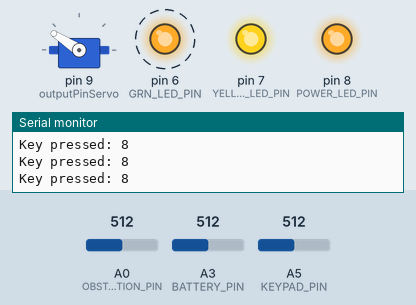
A sketch run on a simulated Arduino Uno, built with avr-gcc and run on an emulated ATmega328P. Parts: servo, output pins drawn as LEDs (lit = HIGH), the last lines printed to the serial monitor. Wiring (inferred from the names in the program): servo: signal pin 9. Dashed ring = blinking. The test bench sets the inputs (shaded band); at power-on: A5 (KEYPAD_PIN) = 512, A3 (BATTERY_PIN) = 512, A0 (OBSTRUCTION_PIN) = 512. EEPROM starts erased; servo pulses on a pin are drawn as a servo (544–2400 µs = 0–180°); pins used as bus, display or sensor lines are not drawn.

Above: at 1.2 s.
1.3 s: A5 (KEYPAD_PIN) set to 535
At 3.6 s:
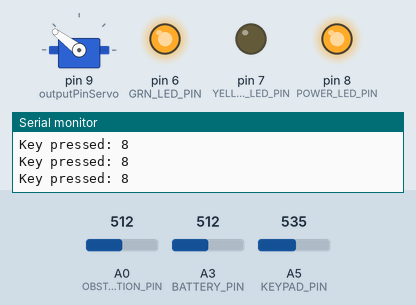
3.9 s: A5 (KEYPAD_PIN) set to 543
5.4 s: A3 (BATTERY_PIN) set to 657
6.9 s: A3 (BATTERY_PIN) set to 688
At 8.0 s:
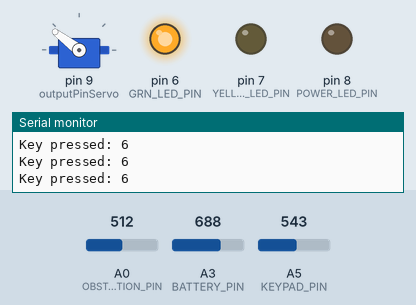
8.5 s: A0 (OBSTRUCTION_PIN) set to 90
10.1 s: A0 (OBSTRUCTION_PIN) set to 106
At 11.7 s:
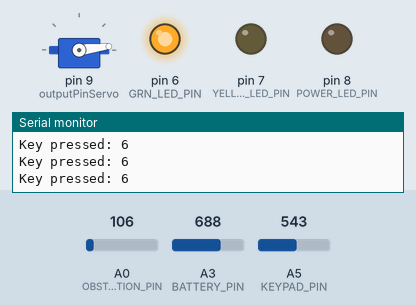
Timing chart, 0 to 13.2 s (numbered marks = the images above; inputs shaded):
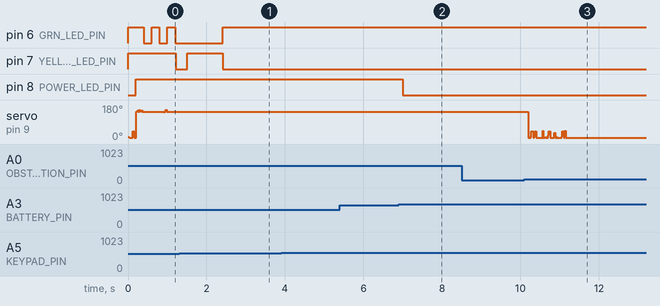

Measured:
- the behaviour switches between 669 and 670 on A3 (BATTERY_PIN) (found by bisection; images 1 and 2)
- after the input at 6.9 s, pin 8 (POWER_LED_PIN): HIGH → LOW after 0.10 s

The sketch:

PersonalSmartLocker1_2.ino
```cpp
/*
 * Full-featured lockbox code with a Finite State Machine (FSM).
 * * Features:
 * - 4-digit keypad password (stored in EEPROM)
 * - Servo motor control for lock/unlock
 * - LED status indicators (Power, Yellow, Green)
 * - Obstruction detection and reversal
 * - Low battery voltage warning
 * - Keypad-based password reset ('*' when unlocked)
 * - Automatic sleep after 30s of inactivity
 * - Wakes from sleep on interrupt (D2)
 */

// --- Pin Definitions ---
// LEDs
const int POWER_LED_PIN = 8;
const int YELLOW_LED_PIN = 7;
const int GRN_LED_PIN = 6;
// Servo
const int outputPinServo = 9;
// Keypad (Analog)
const int KEYPAD_PIN = A5;
// Obstruction Sensor (Analog)
const int OBSTRUCTION_PIN = A0;
// Battery Voltage (Analog)
const int BATTERY_PIN = A3;
// Sleep Interrupt (Digital)
const int wakeUpPin = 2; // This is INT0

// --- State Machine ---
// This is the single "brain" for the lock's state
enum LockState {
  STATE_SET_PASSWORD,   // Initial setup or reset (Solid G+Y, G blinks)
  STATE_LOCKED,         // Idle and locked (All LEDs off)
  STATE_TYPING,         // User is entering a password (Solid Y)
  STATE_UNLOCKED,       // Correct password entered (Solid G)
  STATE_WRONG_PASSWORD  // Incorrect password entered (Blinking Y)
};
LockState currentLockState = STATE_SET_PASSWORD; // Start in setup mode

// --- LED Blinking ---
bool yellowBlinkState = LOW;
bool greenBlinkState = LOW;
unsigned long previousBlinkMillis = 0;
const long BLINK_INTERVAL = 200; // How fast to blink

// --- Servo ---
enum ServoState {
  PULSE_OPEN_HIGH,
  PULSE_OPEN_LOW,
  HOLDING_OPEN,
  PULSE_LOCK_HIGH,
  PULSE_LOCK_LOW,
  HOLDING_LOCKED
};
ServoState currentServoState = HOLDING_LOCKED;
int servoTargetState = 0; // 0 = lock, 1 = open
int servoIntendedState = 0; // 0 = lock, 1 = open
bool isObstructed = false;
int obstructionThreshold = 100;
const unsigned long pulseOpenHighTime = 2000;
const unsigned long pulseOpenLowTime = 18000;
const unsigned long pulseLockHighTime = 600;
const unsigned long pulseLockLowTime = 19400;
const int maxPulseNum = 50;
int curPulseNum = 0;
unsigned long previousServoMicros = 0;

// --- Sleep ---
const unsigned long SLEEP_TIMEOUT = 30000; // 30 seconds
volatile bool justWoke = false;

// --- Keypad ---
char passInput[5]; // 4 digits + null terminator
int input = 0;
bool passwordSet = false; // We'll check EEPROM in setup()
char KEYS[] = { '1', '2', '3', '4', '5', '6', '7', '8', '9', '*', '0', '#' };
const double voltages[][2] = {
  {4.05, 4.15}, // '1'
  {3.70, 3.8},  // '2'
  {3.00, 3.12}, // '3'
  {3.35, 3.50}, // '4'
  {3.13, 3.25}, // '5'
  {2.65, 2.69}, // '6'
  {2.70, 2.77}, // '7'
  {2.50, 2.65}, // '8'
  {2.20, 2.35}, // '9'
  {2.04, 2.15}, // '*'
  {1.90, 2.00}, // '0'
  {1.74, 1.85}  // '#'
};
unsigned long lastKeypressMillis = 0;
const unsigned long KEYPAD_DEBOUNCE_DELAY = 300; // ms

// --- Timers ---
unsigned long previousSerialMillis = 0;
const long serialInterval = 200; // For less frequent tasks


//==================================================================
// SETUP
//==================================================================
void setup() {
  Serial.begin(115200);

  // Pin Modes
  pinMode(outputPinServo, OUTPUT);
  pinMode(OBSTRUCTION_PIN, INPUT);
  pinMode(BATTERY_PIN, INPUT);
  pinMode(KEYPAD_PIN, INPUT);

  pinMode(POWER_LED_PIN, OUTPUT);
  pinMode(YELLOW_LED_PIN, OUTPUT);
  pinMode(GRN_LED_PIN, OUTPUT);

  // Sleep Setup
  pinMode(wakeUpPin, INPUT); // D2
  EICRA = EICRA & ~((1 << ISC01) | (1 << ISC00)); // Interrupt on low level

  // Check if a password is already set
  // Simple check: is the first char a valid digit?
  // (A more robust check might be a "magic number" in another address)
  char firstChar = EEPROM_read(0);
  if (firstChar >= '0' && firstChar <= '9') {
    passwordSet = true;
    currentLockState = STATE_LOCKED; // Go to normal locked mode
    Serial.println("Password loaded. System locked.");
  } else {
    // No password set, stay in STATE_SET_PASSWORD
    passwordSet = false;
    Serial.println("Set passcode: ");
    digitalWrite(GRN_LED_PIN, HIGH);
    digitalWrite(YELLOW_LED_PIN, HIGH);
  }

  // Initialize timers
  previousServoMicros = micros();
  lastKeypressMillis = millis(); // For sleep timer

  lockServo(); // Ensure we start in a locked state
}

//==================================================================
// MAIN LOOP - The "Conductor"
// This is now very clean. It just calls the helper functions.
//==================================================================
void loop() {
  // Handle wake-up logic first
  if (justWoke) {
    handleWakeUp();
  }

  // Handle the main logic FSM (keypad, states)
  handleLockMachine();

  // Handle the servo FSM (runs in parallel)
  handleServo();

  // Handle less-frequent tasks (blinking, battery)
  handleTimedTasks();

  // Check if it's time to go to sleep
  checkSleep();
}

//==================================================================
// STATE MACHINE - The "Brain"
//==================================================================
void handleLockMachine() {
  // --- 1. Check for Keypress ---
  // This only runs if the debounce delay has passed.
  if (millis() - lastKeypressMillis > KEYPAD_DEBOUNCE_DELAY) {
    int keyPressed = analogRead(KEYPAD_PIN);
    double voltage = keyPressed * (5.0 / 1023.0);
    char key = '\0'; // No key pressed by default

    // Find which key matches the measured voltage
    for (int j = 0; j < 12; j++) {
      if (voltage >= voltages[j][0] && voltage <= voltages[j][1]) {
        key = KEYS[j];
        lastKeypressMillis = millis(); // Reset the inactivity/sleep timer
        Serial.print("Key pressed: ");
        Serial.println(key);
        break; // Exit the for-loop once a key is found
      }
    }

    // --- 2. Feed the Key to the State Machine ---
    if (key != '\0') {

      switch (currentLockState) {

        // --- SET PASSWORD STATE ---
        case STATE_SET_PASSWORD:
          passInput[input] = key;
          input++;

          if (input == 4) {
            passInput[4] = '\0';
            Serial.print("Setting new passcode: ");
            Serial.println(passInput);

            // Save the password to EEPROM
            for (int i = 0; i < 4; i++) {
              EEPROM_write(i, passInput[i]);
            }
            passwordSet = true;
            Serial.println("Password is saved.");

            // Transition to the LOCKED state
            input = 0;
            currentLockState = STATE_LOCKED;
            digitalWrite(GRN_LED_PIN, LOW);
            digitalWrite(YELLOW_LED_PIN, LOW);
          }
          break; // end SET_PASSWORD case

        // --- LOCKED STATE ---
        case STATE_LOCKED:
          // Any key press in the LOCKED state moves us to TYPING
          digitalWrite(YELLOW_LED_PIN, HIGH); // Turn on typing light
          currentLockState = STATE_TYPING;

          // Store the first key
          passInput[input] = key;
          input++;
          break; // end LOCKED case

        // --- TYPING STATE ---
        case STATE_TYPING:
          passInput[input] = key;
          input++;

          if (input == 4) {
            passInput[4] = '\0';
            Serial.print("Entered passcode: ");
            Serial.println(passInput);

            // Check password
            bool correct = true;
            for (int i = 0; i < 4; i++) {
              if (passInput[i] != EEPROM_read(i)) {
                correct = false;
                break;
              }
            }

            if (correct) {
              Serial.println("Correct Password");
              openServo();
              currentLockState = STATE_UNLOCKED;
              digitalWrite(GRN_LED_PIN, HIGH);
              digitalWrite(YELLOW_LED_PIN, LOW);
            } else {
              Serial.println("Incorrect Password");
              lockServo();
              currentLockState = STATE_WRONG_PASSWORD;
              digitalWrite(GRN_LED_PIN, LOW);
            }
            input = 0; // reset for next entry
          }
          break; // end TYPING case

        // --- UNLOCKED STATE ---
        case STATE_UNLOCKED:
          // Check for the '*' key to reset password
          if (key == '*') {
            Serial.println("Password reset activated. Enter new 4-digit password.");
            passwordSet = false; // Flag for a new password
            input = 0;
            currentLockState = STATE_SET_PASSWORD;
            // Set LEDs for setup mode
            digitalWrite(GRN_LED_PIN, HIGH);
            digitalWrite(YELLOW_LED_PIN, HIGH);
          }
          break; // end UNLOCKED case

        // --- WRONG PASSWORD STATE ---
        case STATE_WRONG_PASSWORD:
          // Any keypress will clear the "wrong" state and go back to locked
          input = 0;
          currentLockState = STATE_LOCKED;
          digitalWrite(YELLOW_LED_PIN, LOW); // Stop blinking
          break; // end WRONG_PASSWORD case
      }
    }
  } // end if(debounce delay)
}

//==================================================================
// HELPER FUNCTIONS
//==================================================================

// --- Servo FSM ---
void handleServo() {
  unsigned long currentMicros = micros();

  switch (currentServoState) {
    case PULSE_OPEN_HIGH:
      digitalWrite(outputPinServo, HIGH);
      if (currentMicros - previousServoMicros >= pulseOpenHighTime) {
        currentServoState = PULSE_OPEN_LOW;
        previousServoMicros = currentMicros;
      }
      break;

    case PULSE_OPEN_LOW:
      digitalWrite(outputPinServo, LOW);
      if (currentMicros - previousServoMicros >= pulseOpenLowTime) {
        currentServoState = HOLDING_OPEN;
      }
      break;

    case HOLDING_OPEN:
      if (servoTargetState == 0) { // If command is to lock
        currentServoState = PULSE_LOCK_HIGH;
        previousServoMicros = currentMicros;
        curPulseNum = 0;
      } else if (curPulseNum < maxPulseNum) { // Keep pulsing to hold
        curPulseNum++;
        currentServoState = PULSE_OPEN_HIGH;
        previousServoMicros = currentMicros;
      }
      break;

    case PULSE_LOCK_HIGH:
      digitalWrite(outputPinServo, HIGH);
      if (currentMicros - previousServoMicros >= pulseLockHighTime) {
        currentServoState = PULSE_LOCK_LOW;
        previousServoMicros = currentMicros;
      }
      break;

    case PULSE_LOCK_LOW:
      digitalWrite(outputPinServo, LOW);
      if (currentMicros - previousServoMicros >= pulseLockLowTime) {
        currentServoState = HOLDING_LOCKED;
      }
      break;

    case HOLDING_LOCKED:
      if (servoTargetState == 1) { // If command is to open
        currentServoState = PULSE_OPEN_HIGH;
        previousServoMicros = currentMicros;
        curPulseNum = 0;
      } else if (curPulseNum < maxPulseNum) { // Keep pulsing to hold
        curPulseNum++;
        currentServoState = PULSE_LOCK_HIGH;
        previousServoMicros = currentMicros;
      }
      break;
  }
}

// --- Timed Tasks (Blink, Battery, Obstruction) ---
void handleTimedTasks() {
  unsigned long currentMillis = millis();

  if (currentMillis - previousSerialMillis >= serialInterval) {
    previousSerialMillis = currentMillis; // Reset the timer

    // --- Blinking Logic ---
    if (currentLockState == STATE_WRONG_PASSWORD) {
      yellowBlinkState = !yellowBlinkState;
      digitalWrite(YELLOW_LED_PIN, yellowBlinkState);
    }
    if (currentLockState == STATE_SET_PASSWORD) { // Blink green while setting
      greenBlinkState = !greenBlinkState;
      digitalWrite(GRN_LED_PIN, greenBlinkState);
    }

    // --- Obstruction Check ---
    obstructionReturn();

    // --- Battery Check ---
    int batteryLife = analogRead(BATTERY_PIN);
    double batteryVoltage = batteryLife * (5.0 / 1023.0);

    if (batteryVoltage <= 3.27) {
      digitalWrite(POWER_LED_PIN, HIGH); // Turn on low power warning
    } else {
      digitalWrite(POWER_LED_PIN, LOW);
    }
  }
}

// --- Servo Commands ---
void lockServo() {
  servoTargetState = 0;
  servoIntendedState = 0;
  Serial.println("Servo: Locking");
}

void openServo() {
  servoTargetState = 1;
  servoIntendedState = 1;
  Serial.println("Servo: Opening");
}

// --- Obstruction Logic ---
void obstructionReturn() {
  int anval = analogRead(OBSTRUCTION_PIN);

  // Check if an obstruction has just appeared
  if (anval > obstructionThreshold && !isObstructed) {
    isObstructed = true; // Set the flag so this only runs once
    Serial.println("Obstruction Detected! Reversing.");

    // Reverse the current target state
    servoTargetState = (servoTargetState == 1) ? 0 : 1;

  }
  // Check if an obstruction has just been removed
  else if (anval <= obstructionThreshold && isObstructed) {
    isObstructed = false; // Clear the flag
    Serial.println("Obstruction Cleared. Returning to original position.");

    // Restore the target state to the original intended state
    servoTargetState = servoIntendedState;
  }
}

// --- Sleep Functions ---
void checkSleep() {
  if (millis() - lastKeypressMillis > SLEEP_TIMEOUT) {
    Serial.println("Going to sleep...");
    // Shut off LEDs before sleeping
    digitalWrite(POWER_LED_PIN, LOW);
    digitalWrite(YELLOW_LED_PIN, LOW);
    digitalWrite(GRN_LED_PIN, LOW);
    Serial.flush(); // Wait for Serial to finish
    goToSleep();
  }
}

void handleWakeUp() {
  Serial.println("Woke up.");
  lastKeypressMillis = millis(); // Reset inactivity timer
  justWoke = false; // Reset the flag
  EIMSK &= ~(1 << INT0); // Disable INT0 interrupt
}

ISR(INT0_vect) {
  justWoke = true;
}

void goToSleep() {
  if (digitalRead(wakeUpPin) == LOW) {
     Serial.println("Pin already LOW, aborting sleep cycle.");
     Serial.flush();
     justWoke = false;
     return;
   }

  Serial.println("Entering Standby Mode...");
  Serial.flush();

  cli(); // Disable interrupts

  // Set sleep mode to STANDBY
  SMCR = (SMCR & ~(1 << SM0)) | (1 << SM2) | (1 << SM1);

  EIMSK |= (1 << INT0); // Enable INT0

  do {
    SMCR |= (1 << SE); // Enable Sleep
    sei();             // Interrupts ON for one cycle
    __asm__ __volatile__("sleep" ::); // Sleep Now
    // --- WAKE UP ---
    SMCR &= ~(1 << SE); // Disable Sleep
  } while (0);

  sei(); // Re-enable interrupts
  Serial.println("...Woke up from sleep function.");
  Serial.flush();
}

// --- EEPROM Functions ---
unsigned char EEPROM_read(unsigned int uiAddress) {
  while (EECR & (1 << EEPE)) ;
  EEAR = uiAddress;
  EECR |= (1 << EERE);
  return EEDR;
}

void EEPROM_write(unsigned int uiAddress, unsigned char ucData) {
  while (EECR & (1 << EEPE)) ;
  EEAR = uiAddress; EEDR = ucData;
  cli(); //disable interrupts
  EECR |= (1 << EEMPE);
  EECR |= (1 << EEPE);
  sei(); //enable interrupts
}
```
